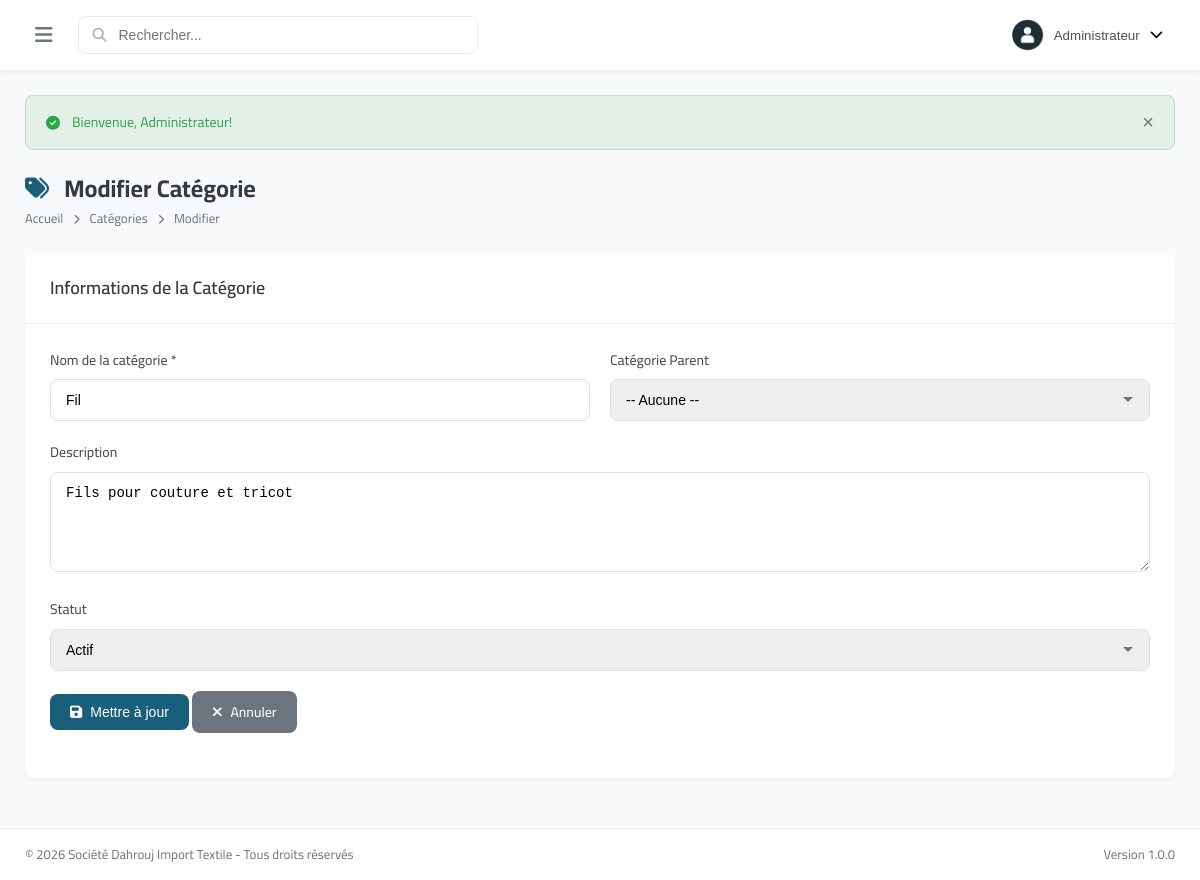
Screenshot of /modules/categories/edit.php?id=2 (signed in) with the database file from the repository.
### tables this page shows
CREATE TABLE `categories` (
  `id` int(11) NOT NULL,
  `name` varchar(100) NOT NULL,
  `description` text DEFAULT NULL,
  `parent_id` int(11) DEFAULT NULL,
  `status` enum('active','inactive') DEFAULT 'active',
  `created_at` datetime DEFAULT current_timestamp(),
  `updated_at` datetime DEFAULT current_timestamp() ON UPDATE current_timestamp()
);

### modules/categories/edit.php (the view, shortened to what this page needs)
<?php
$db = getDB();
$id = intval($_GET['id'] ?? 0);
$stmt = $db->prepare("SELECT * FROM categories WHERE id = ?");
$stmt->execute([$id]);
$category = $stmt->fetch();
require_once '../../includes/header.php';
?>
<div class="page-header">
    <div>
        <h1 class="page-title"><i class="fas fa-tags"></i> Modifier Catégorie</h1>
        <nav class="breadcrumb">
            <a href="../../index.php">Accueil</a>
            <i class="fas fa-chevron-right"></i>
            <a href="index.php">Catégories</a>
            <i class="fas fa-chevron-right"></i>
            <span>Modifier</span>
        </nav>
    </div>
</div>
<div class="card">
    <div class="card-header">
        <h3 class="card-title">Informations de la Catégorie</h3>
    </div>
    <div class="card-body">
        <form method="POST" action="" data-validate>
            <div class="form-row">
                <div class="form-group">
                    <label for="name">Nom de la catégorie <span class="text-danger">*</span></label>
                    <input type="text" id="name" name="name" class="form-control" required
                           value="<?php echo $category['name']; ?>">
                </div>
                <div class="form-group">
                    <label for="parent_id">Catégorie Parent</label>
                    <select id="parent_id" name="parent_id" class="form-control">
                        <option value="">-- Aucune --</option>
                    </select>
                </div>
            </div>
            <div class="form-group">
                <label for="description">Description</label>
                <textarea id="description" name="description" class="form-control" rows="3"><?php echo $category['description']; ?></textarea>
            </div>
            <div class="form-group">
                <label for="status">Statut</label>
                <select id="status" name="status" class="form-control">
                    <option value="active" <?php echo $category['status'] === 'active' ? 'selected' : ''; ?>>Actif</option>
                </select>
            </div>
            <div class="form-group">
                <button type="submit" class="btn btn-primary">
                    <i class="fas fa-save"></i> Mettre à jour
                </button>
                <a href="index.php" class="btn btn-secondary">
                    <i class="fas fa-times"></i> Annuler
                </a>
            </div>
        </form>
    </div>
</div>
<?php require_once '../../includes/footer.php'; ?>

### assets/css/style.css (style rules this page uses)
:root { --primary-color: #1a5f7a; --primary-dark: #134b61; --primary-light: #2d8faf; --secondary-color: #c84b31; --secondary-dark: #a33d27; --success-color: #28a745; --warning-color: #ffc107; --danger-color: #dc3545; --info-color: #17a2b8; --light-color: #f8f9fa; --dark-color: #343a40; --gray-100: #f8f9fa; --gray-200: #e9ecef; --gray-300: #dee2e6; --gray-400: #ced4da; --gray-500: #adb5bd; --gray-600: #6c757d; --gray-700: #495057; --gray-800: #343a40; --gray-900: #212529; --sidebar-width: 280px; --sidebar-collapsed: 70px; --header-height: 70px; --footer-height: 50px; --border-radius: 8px; --border-radius-lg: 12px; --border-radius-sm: 4px; --shadow-sm: 0 2px 4px rgba(0,0,0,0.05); --shadow: 0 4px 6px rgba(0,0,0,0.1); --shadow-lg: 0 10px 25px rgba(0,0,0,0.15); --transition: all 0.3s ease; }
* { margin: 0; padding: 0; box-sizing: border-box; }
body { font-family: 'Cairo', -apple-system, BlinkMacSystemFont, 'Segoe UI', Roboto, sans-serif; font-size: 14px; line-height: 1.6; color: var(--gray-800); background-color: var(--gray-100); direction: ltr; }
a { text-decoration: none; color: inherit; transition: var(--transition); }
.page-header { display: flex; justify-content: space-between; align-items: center; margin-bottom: 25px; flex-wrap: wrap; gap: 15px; }
.page-title { font-size: 24px; font-weight: 700; color: var(--gray-800); }
.page-title i { color: var(--primary-color); margin-right: 10px; }
.breadcrumb { display: flex; align-items: center; gap: 10px; font-size: 13px; color: var(--gray-600); }
.breadcrumb i { font-size: 10px; }
.card { background: white; border-radius: var(--border-radius); box-shadow: var(--shadow-sm); margin-bottom: 25px; }
.card-header { padding: 20px 25px; border-bottom: 1px solid var(--gray-200); display: flex; justify-content: space-between; align-items: center; flex-wrap: wrap; gap: 15px; }
.card-title { font-size: 18px; font-weight: 600; color: var(--gray-800); }
.card-body { padding: 25px; }
.btn { display: inline-flex; align-items: center; justify-content: center; gap: 8px; padding: 10px 20px; font-size: 14px; font-weight: 500; border-radius: var(--border-radius); border: none; cursor: pointer; transition: var(--transition); }
.btn-primary { background: var(--primary-color); color: white; }
.btn-secondary { background: var(--gray-600); color: white; }
.form-group { margin-bottom: 20px; }
.form-row { display: grid; grid-template-columns: repeat(auto-fit, minmax(200px, 1fr)); gap: 20px; }
label { display: block; margin-bottom: 8px; font-weight: 500; color: var(--gray-700); }
.form-control { width: 100%; padding: 12px 15px; border: 1px solid var(--gray-300); border-radius: var(--border-radius); font-size: 14px; transition: var(--transition); }
select.form-control { appearance: none; background-repeat: no-repeat; background-position: right 15px center; padding-right: 40px; }
textarea.form-control { resize: vertical; min-height: 100px; }

### rows the page displays
categories: name "Fil", description "Fils pour couture et tricot", status "Actif"

### other values shown
$_SESSION['user_name'] "Administrateur"
$flash['message'] "Bienvenue, Administrateur!"
APP_NAME "Société Dahrouj Import Textile"
APP_VERSION "1.0.0"
